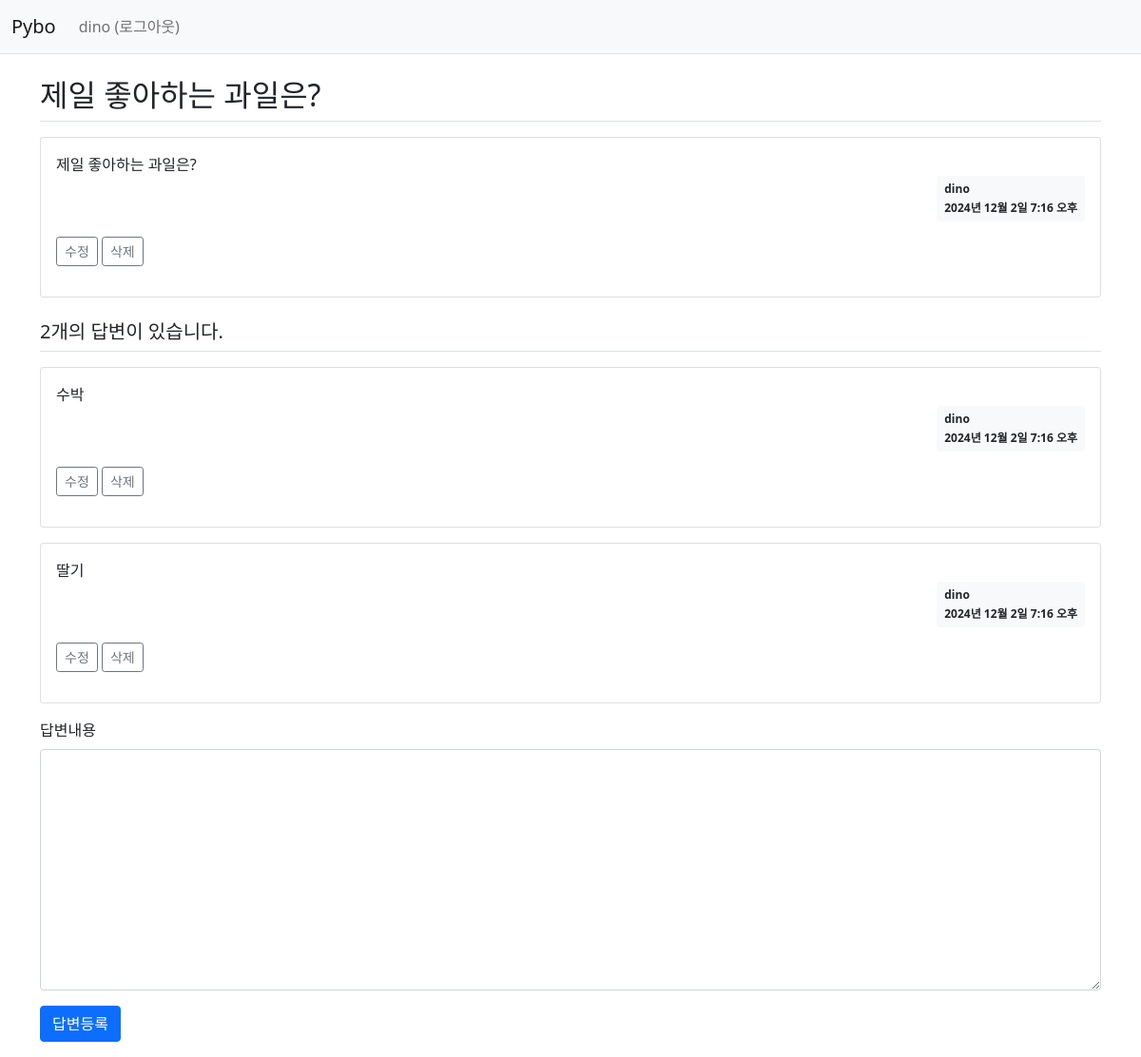
Page /pybo2/310/ (signed in) on the committed database.
### pybo2/models.py (models this page shows, shortened)
class Question(models.Model):
    author = models.ForeignKey(User, on_delete=models.CASCADE)
    subject = models.CharField(max_length=200)
    content = models.TextField()
    create_date = models.DateTimeField()
    modify_date = models.DateTimeField(null=True, blank=True)

class Answer(models.Model):
    author = models.ForeignKey(User, on_delete=models.CASCADE)
    question = models.ForeignKey(Question, on_delete=models.CASCADE)
    content = models.TextField()
    create_date = models.DateTimeField()
    modify_date = models.DateTimeField(null=True, blank=True)

### pybo2/views.py (the view)
# urls.py: path('<int:question_id>/', views.detail, name='detail'),
def detail(request, question_id):
    question =  get_object_or_404(Question, pk=question_id)
    context = {'question': question}
    return render(request, 'pybo2/question_detail.html', context)

### templates/pybo2/question_detail.html (shortened to what this page needs)
{% extends 'base.html' %}
{% block content %}
<div class="container my-3">
    <h2 class="border-bottom py-2">{{ question.subject }}</h2>
    <div class="card my-3">
        <div class="card-body">
            <div class="card-text" style="white-space: pre-line;">{{ question.content }}</div>
            <div class="d-flex justify-content-end">
                <div class="badge bg-light text-dark p-2 text-start">
                    <div class="mb-2">{{ question.author.username }}</div>
                    <div> {{ question.create_date }}</div>
                </div>
            </div>
            <div class="my-3">
                {% if request.user == question.author %}
                <a href="{% url 'pybo2:question_modify' question.id  %}"
                   class="btn btn-sm btn-outline-secondary">수정</a>
                <a href="javascript:void(0)" class="delete btn btn-sm btn-outline-secondary"
                   data-uri="{% url 'pybo2:question_delete' question.id  %}">삭제</a>
                {% endif %}
            </div>
        </div>
    </div>
    <h5 class="border-bottom my-3 py-2">{{question.answer_set.count}}개의 답변이 있습니다.</h5>
    {% for answer in question.answer_set.all %}
    <div class="card my-3">
        <div class="card-body">
            <div class="card-text" style="white-space: pre-line;">{{ answer.content }}</div>
            <div class="d-flex justify-content-end">
                <div class="badge bg-light text-dark p-2 text-start">
                    <div class="mb-2">{{ answer.author.username }}</div>
                    <div>{{ answer.create_date }}</div>
                </div>
            </div>
            <div class="my-3">
                {% if request.user == answer.author %}
                <a href="{% url 'pybo2:answer_modify' answer.id  %}"
                   class="btn btn-sm btn-outline-secondary">수정</a>
                <a href="#" class="delete btn btn-sm btn-outline-secondary "
                   data-uri="{% url 'pybo2:answer_delete' answer.id  %}">삭제</a>
                {% endif %}
            </div>
        </div>
    </div>
    {% endfor %}
    <form action="{% url 'pybo2:answer_create' question.id %}" method="post" class="my-3">
        <div class="mb-3">
            <label for="content" class="form-label">답변내용</label>
            <textarea {% if not user.is_authenticated %}disabled{% endif %}
              name="content" id="content" class="form-control" rows="10"></textarea>
        </div>
        <input type="submit" value="답변등록" class="btn btn-primary">
    </form>
</div>
{% endblock %}

### templates/navbar.html (shortened to what this page needs)
<nav class="navbar navbar-expand-lg navbar-light bg-light border-bottom">
    <div class="container-fluid">
        <a class="navbar-brand" href="{% url 'pybo2:index' %}">Pybo</a>
        <div class="collapse navbar-collapse" id="navbarSupportedContent">
            <ul class="navbar-nav me-auto mb-2 mb-lg-0">
                <li class="nav-item">
                     {% if user.is_authenticated %}
                    <a class="nav-link" href="{% url 'common:logout' %}">{{ user.username }} (로그아웃)</a>
                    {% else %}
                    <a class="nav-link" href="{% url 'common:login' %}">로그인</a>
                    {% endif %}
                </li>
            </ul>
        </div>
    </div>
</nav>

### rows in the picture
Question: subject "제일 좋아하는 과일은?", content "제일 좋아하는 과일은?", author.username "dino", create_date "2024년 12월 2일 7:16 오후", answer_set.count "2"
Answer: content "수박", author.username "dino", create_date "2024년 12월 2일 7:16 오후", shows "수정"
Answer: content "딸기", author.username "dino", create_date "2024년 12월 2일 7:16 오후", shows "수정"

### other values in the picture
{{ user.username }} "dino"
